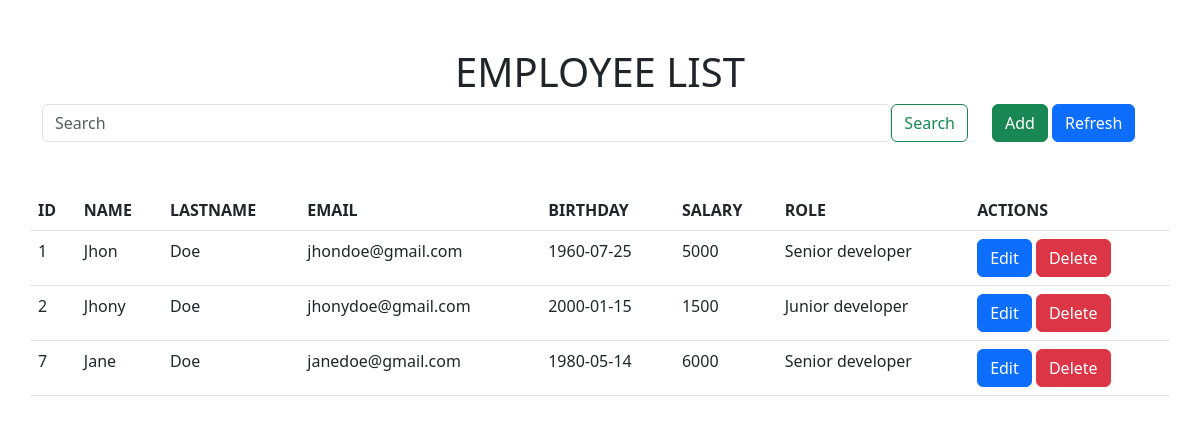
The page / on the database its author committed.
### tables this page shows
CREATE TABLE `employee_table` (
  `employee_id` int(11) NOT NULL,
  `employee_name` varchar(255) NOT NULL,
  `employee_lastname` varchar(255) NOT NULL,
  `employee_email` varchar(255) NOT NULL,
  `employee_birthday` date NOT NULL,
  `employee_salary` float NOT NULL,
  `employee_role` varchar(255) NOT NULL
);

### php_scripts/functions.php (called while the page is built, shortened)
<?php
    function employee_array(){
        global $conn;
        $query='SELECT * FROM EMPLOYEE_TABLE';
        $result=mysqli_query($conn,$query);
        if($result){
            return mysqli_fetch_all($result,MYSQLI_ASSOC);
        }else{
            return array();
        }
    }
?>

### index.php (the view, shortened to what this page needs)
<?php
include 'php_scripts/database.php';
include 'php_scripts/functions.php';
    if(isset($_GET['search'])&&search_employee($_GET['search'])){
        $maintable=search_employee($_GET['search']);
    }else{
        $maintable=employee_array();
    }
?>
<!DOCTYPE html>
<html lang="en">
<head>
    <link rel="stylesheet" href="assets/css/bootstrap.min.css">
</head>
<body class="">
    <div class="container mt-5">
        <div class="row">
            <h1 class="text-center">EMPLOYEE LIST</h1>
            <div class="col-10">
                <form class="d-flex" role="search" action="" method="get">
                    <input class="form-control" type="search" placeholder="Search" name="search">
                    <button class="btn btn-outline-success" type="submit">Search</button>
                </form>
            </div>
            <div class="col-2">
                <a href="add_employee.php" class="btn btn-success">Add</a>
                <a href="index.php" class="btn btn-primary">Refresh</a>
            </div>
        </div>
        <div class="row mt-5">
            <table class="table">
                <thead>
                    <tr>
                        <th scope="col">ID</th>
                        <th scope="col">NAME</th>
                        <th scope="col">LASTNAME</th>
                        <th scope="col">EMAIL</th>
                        <th scope="col">BIRTHDAY</th>
                        <th scope="col">SALARY</th>
                        <th scope="col">ROLE</th>
                        <th scope="col">ACTIONS</th>
                    </tr>
                </thead>
                <tbody>
                    <?php
                    if ($maintable) {
                        foreach($maintable as $employee){
                    ?>
                        <tr>
                            <td><?php echo $employee['employee_id'] ;?></td>
                            <td><?php echo $employee['employee_name'] ;?></td>
                            <td><?php echo $employee['employee_lastname'] ;?></td>
                            <td><?php echo $employee['employee_email'] ;?></td>
                            <td><?php echo $employee['employee_birthday'] ;?></td>
                            <td><?php echo $employee['employee_salary'] ;?></td>
                            <td><?php echo $employee['employee_role'] ;?></td>
                            <td>
                                <a href="edit_employee.php?employee_id=<?php echo $employee['employee_id'];?>" class="btn btn-primary">Edit</a>
                                <a href="?delete=<?php echo $employee['employee_id'];?>" class="btn btn-danger">Delete</a>
                            </td>
                        </tr>
                    <?php
                        }
                    }else{
                        ?>
                            <h1>NO RESULTS</h1>
                        <?php
                    }
                    ?>
                </tbody>
            </table>
        </div>
    </div>
</body>
</html>

### rows shown on the page
employee_table: employee_id "1", employee_name "Jhon", employee_lastname "Doe", employee_email "jhondoe@gmail.com", employee_birthday "1960-07-25", employee_salary "5000", employee_role "Senior developer"
employee_table: employee_id "2", employee_name "Jhony", employee_lastname "Doe", employee_email "jhonydoe@gmail.com", employee_birthday "2000-01-15", employee_salary "1500", employee_role "Junior developer"
employee_table: employee_id "7", employee_name "Jane", employee_lastname "Doe", employee_email "janedoe@gmail.com", employee_birthday "1980-05-14", employee_salary "6000", employee_role "Senior developer"
